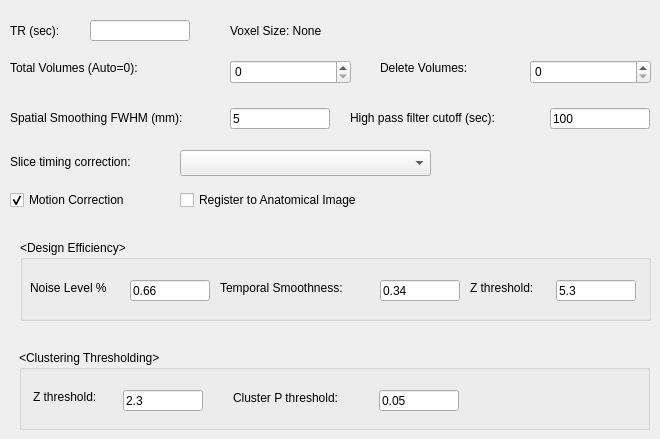
   <widget class="QWidget" name="tab_2">
    <attribute name="title">
     <string>Basic</string>
    </attribute>
    <widget class="QLabel" name="label_13">
     <property name="geometry">
      <rect>
       <x>10</x>
       <y>23</y>
       <width>71</width>
       <height>16</height>
      </rect>
     </property>
     <property name="text">
      <string>TR (sec):</string>
     </property>
    </widget>
    <widget class="QLabel" name="label_16">
     <property name="geometry">
      <rect>
       <x>10</x>
       <y>110</y>
       <width>231</width>
       <height>16</height>
      </rect>
     </property>
     <property name="text">
      <string>Spatial Smoothing FWHM (mm):</string>
     </property>
    </widget>
    <widget class="QLabel" name="label_15">
     <property name="geometry">
      <rect>
       <x>10</x>
       <y>60</y>
       <width>221</width>
       <height>16</height>
      </rect>
     </property>
     <property name="text">
      <string>Total Volumes (Auto=0): </string>
     </property>
    </widget>
    <widget class="QLabel" name="label_20">
     <property name="geometry">
      <rect>
       <x>350</x>
       <y>110</y>
       <width>231</width>
       <height>16</height>
      </rect>
     </property>
     <property name="text">
      <string>High pass filter cutoff (sec):</string>
     </property>
    </widget>
    <widget class="QLabel" name="label_21">
     <property name="geometry">
      <rect>
       <x>10</x>
       <y>154</y>
       <width>231</width>
       <height>16</height>
      </rect>
     </property>
     <property name="text">
      <string>Slice timing correction:</string>
     </property>
    </widget>
    <widget class="QComboBox" name="cbSliceTime">
     <property name="geometry">
      <rect>
       <x>180</x>
       <y>150</y>
       <width>251</width>
       <height>26</height>
      </rect>
     </property>
    </widget>
    <widget class="QLabel" name="txtVoxel">
     <property name="geometry">
      <rect>
       <x>230</x>
       <y>23</y>
       <width>401</width>
       <height>16</height>
      </rect>
     </property>
     <property name="text">
      <string>Voxel Size: None</string>
     </property>
    </widget>
    <widget class="QLabel" name="label_14">
     <property name="geometry">
      <rect>
       <x>380</x>
       <y>60</y>
       <width>151</width>
       <height>16</height>
      </rect>
     </property>
     <property name="text">
      <string>Delete Volumes: </string>
     </property>
    </widget>
    <widget class="QCheckBox" name="cbRegAnat">
     <property name="enabled">
      <bool>true</bool>
     </property>
     <property name="geometry">
      <rect>
       <x>180</x>
       <y>190</y>
       <width>271</width>
       <height>20</height>
      </rect>
     </property>
     <property name="text">
      <string>Register to Anatomical Image</string>
     </property>
     <property name="checked">
      <bool>false</bool>
     </property>
    </widget>
    <widget class="QCheckBox" name="cbMotionCorrection">
     <property name="geometry">
      <rect>
       <x>10</x>
       <y>190</y>
       <width>160</width>
       <height>20</height>
      </rect>
     </property>
     <property name="text">
      <string>Motion Correction</string>
     </property>
     <property name="checked">
      <bool>true</bool>
     </property>
    </widget>
    <widget class="QSpinBox" name="txtTotalVol">
     <property name="geometry">
      <rect>
       <x>230</x>
       <y>60</y>
       <width>121</width>
       <height>24</height>
      </rect>
     </property>
     <property name="minimum">
      <number>0</number>
     </property>
     <property name="maximum">
      <number>999999999</number>
     </property>
     <property name="value">
      <number>0</number>
     </property>
    </widget>
    <widget class="QSpinBox" name="txtDeleteVol">
     <property name="geometry">
      <rect>
       <x>530</x>
       <y>60</y>
       <width>121</width>
       <height>24</height>
      </rect>
     </property>
     <property name="maximum">
      <number>999999999</number>
     </property>
    </widget>
    <widget class="QGroupBox" name="groupBox_2">
     <property name="geometry">
      <rect>
       <x>20</x>
       <y>240</y>
       <width>631</width>
       <height>81</height>
      </rect>
     </property>
     <property name="title">
      <string>&lt;Design Efficiency&gt;</string>
     </property>
     <widget class="QLabel" name="label_35">
      <property name="geometry">
       <rect>
        <x>10</x>
        <y>40</y>
        <width>231</width>
        <height>16</height>
       </rect>
      </property>
      <property name="text">
       <string>Noise Level %</string>
      </property>
     </widget>
     <widget class="QLabel" name="label_36">
      <property name="geometry">
       <rect>
        <x>200</x>
        <y>40</y>
        <width>231</width>
        <height>16</height>
       </rect>
      </property>
      <property name="text">
       <string>Temporal Smoothness:</string>
      </property>
     </widget>
     <widget class="QLabel" name="label_37">
      <property name="geometry">
       <rect>
        <x>450</x>
        <y>40</y>
        <width>231</width>
        <height>16</height>
       </rect>
      </property>
      <property name="text">
       <string>Z threshold:</string>
      </property>
     </widget>
     <widget class="QLineEdit" name="txtDENL">
      <property name="geometry">
       <rect>
        <x>110</x>
        <y>40</y>
        <width>80</width>
        <height>21</height>
       </rect>
      </property>
      <property name="text">
       <string>0.66</string>
      </property>
     </widget>
     <widget class="QLineEdit" name="txtDETS">
      <property name="geometry">
       <rect>
        <x>360</x>
        <y>40</y>
        <width>80</width>
        <height>21</height>
       </rect>
      </property>
      <property name="text">
       <string>0.34</string>
      </property>
     </widget>
     <widget class="QLineEdit" name="txtDEZT">
      <property name="geometry">
       <rect>
        <x>536</x>
        <y>40</y>
        <width>80</width>
        <height>21</height>
       </rect>
      </property>
      <property name="text">
       <string>5.3</string>
      </property>
     </widget>
    </widget>
    <widget class="QGroupBox" name="groupBox_6">
     <property name="geometry">
      <rect>
       <x>19</x>
       <y>350</y>
       <width>631</width>
       <height>80</height>
      </rect>
     </property>
     <property name="title">
      <string>&lt;Clustering Thresholding&gt;</string>
     </property>
     <widget class="QLabel" name="label_38">
      <property name="geometry">
       <rect>
        <x>14</x>
        <y>39</y>
        <width>101</width>
        <height>16</height>
       </rect>
      </property>
      <property name="text">
       <string>Z threshold:</string>
      </property>
     </widget>
     <widget class="QLabel" name="label_39">
      <property name="geometry">
       <rect>
        <x>214</x>
        <y>40</y>
        <width>131</width>
        <height>16</height>
       </rect>
      </property>
      <property name="text">
       <string>Cluster P threshold:</string>
      </property>
     </widget>
     <widget class="QLineEdit" name="txtCTZT">
      <property name="geometry">
       <rect>
        <x>104</x>
        <y>40</y>
        <width>80</width>
        <height>21</height>
       </rect>
      </property>
      <property name="text">
       <string>2.3</string>
      </property>
     </widget>
     <widget class="QLineEdit" name="txtCTPT">
      <property name="geometry">
       <rect>
        <x>360</x>
        <y>40</y>
        <width>80</width>
        <height>21</height>
       </rect>
      </property>
      <property name="text">
       <string>0.05</string>
      </property>
     </widget>
    </widget>
    <widget class="QLineEdit" name="txtTR">
     <property name="geometry">
      <rect>
       <x>90</x>
       <y>20</y>
       <width>100</width>
       <height>21</height>
      </rect>
     </property>
    </widget>
    <widget class="QLineEdit" name="txtHighPass">
     <property name="geometry">
      <rect>
       <x>550</x>
       <y>108</y>
       <width>100</width>
       <height>21</height>
      </rect>
     </property>
     <property name="text">
      <string>100</string>
     </property>
    </widget>
    <widget class="QLineEdit" name="txtFWHM">
     <property name="geometry">
      <rect>
       <x>230</x>
       <y>108</y>
       <width>100</width>
       <height>21</height>
      </rect>
     </property>
     <property name="text">
      <string>5</string>
     </property>
    </widget>
   </widget>
